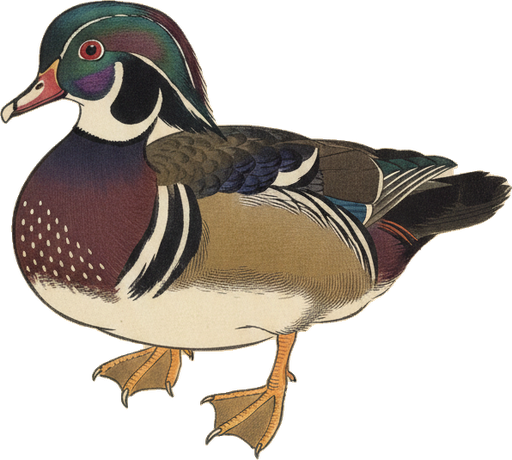
#> input picture services/birdgen/styles/aix-sponsa.png, 512 x 460 px
$ python creamkey.py styles/aix-sponsa.png out.png
#> lines starting #> are read from the running program, lines starting #| are printed output that depends on the picture; after the words box and inside, x2 and y2 are one past the last pixel; in counts of white or black regions, pixels touching at a corner belong together
#!/usr/bin/env python3
"""chromakey — fast deterministic cutout for kachō-e illustrations rendered on a
flat MAGENTA chroma screen (#FF00FF). No 1GB matting model: the bird is painted
on a known flat solid magenta ground (see prompt.template.md), so a single global
colour test + a connected-from-edge fill keys it cleanly — including the pale
birds (gulls, egrets, doves) that the old cream flood-fill used to eat.

Used by the auto-gen pipeline (pregen.py renders on magenta -> chromakey cuts it).
Falls back gracefully: if the result looks wrong (almost-everything or
almost-nothing keyed) the CLI returns a nonzero exit so the caller can reject +
mark the species failed (the QA gate).

Usage:  python3 creamkey.py SRC.png DST.png [--tol 60]
Deps:   Pillow only (stdlib otherwise).
"""
from __future__ import annotations
import argparse
from PIL import Image, ImageDraw, ImageChops, ImageFilter


def _kill_magenta_fringe(out: Image.Image, alpha: Image.Image) -> Image.Image:
    """Decontaminate the semi-transparent edge band: pull R and B down toward G
    so no magenta/purple halo survives on feathered edge pixels. Magenta is
    high-R + high-B + low-G, so clamping R and B to ~G neutralises the tint while
    leaving fully-opaque interior pixels untouched."""
    R, G, B, A = out.split()
    g_plus = G.point(lambda v: v + 20 if v + 20 < 255 else 255)
    clean_R = ImageChops.darker(R, g_plus)   # min(R, G+20)
    clean_B = ImageChops.darker(B, g_plus)   # min(B, G+20)
    band = alpha.point(lambda v: 255 if 0 < v < 255 else 0)
    R = Image.composite(clean_R, R, band)
    B = Image.composite(clean_B, B, band)
    return Image.merge("RGBA", (R, G, B, A))


def chromakey(src: str, dst: str, tol: int = 60) -> float:
    """Key the flat magenta ground out of `src`, write RGBA `dst`.
    Returns the opaque fraction of the (pre-crop) frame, for a QA gate.
    """
#> called with src = 'styles/aix-sponsa.png', dst = 'out.png', tol = 60
    im = Image.open(src).convert("RGB")
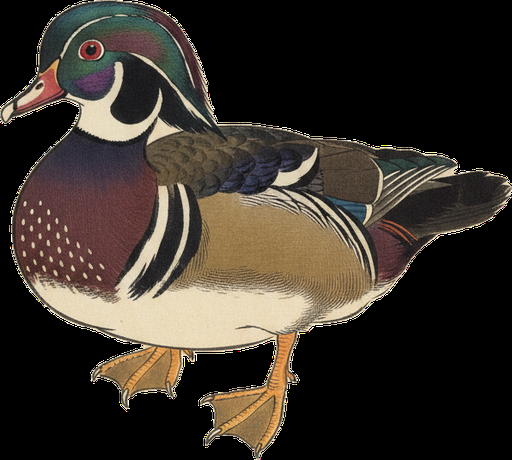
#> im: PIL image 512x460 RGB; mean R, G, B 57.8, 50.2, 42.3
    w, h = im.size
#> w = 512; h = 460
    R, G, B = im.split()
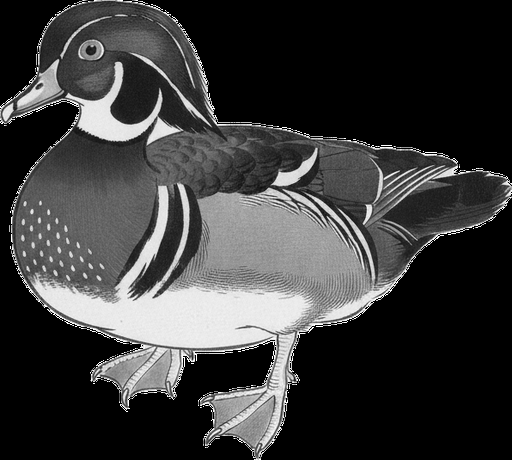
#> R: PIL image 512x460 L; min 0, max 255, mean 57.8
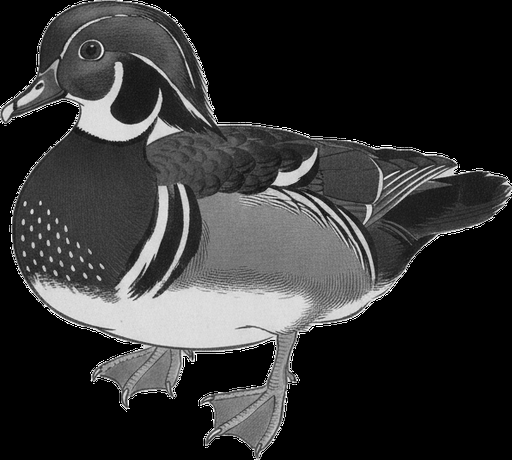
#> G: PIL image 512x460 L; min 0, max 255, mean 50.2
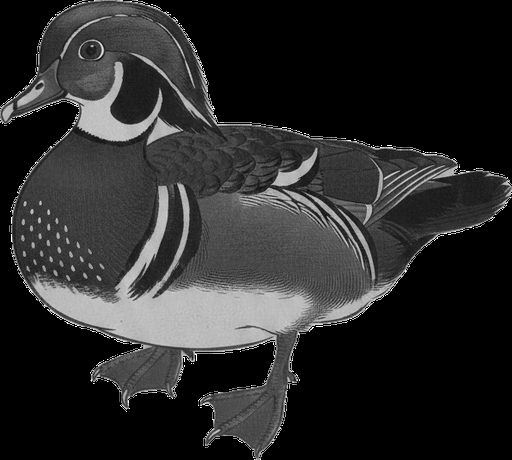
#> B: PIL image 512x460 L; min 0, max 255, mean 42.3
    # Magenta ground = high R, low G, high B. A single global point-op test (no
    # per-pixel Python loop, no tonal gradient for a flood to stall on).
    lo, hi = tol, 255 - tol
    m_R = R.point(lambda v: 255 if v >= hi else 0)
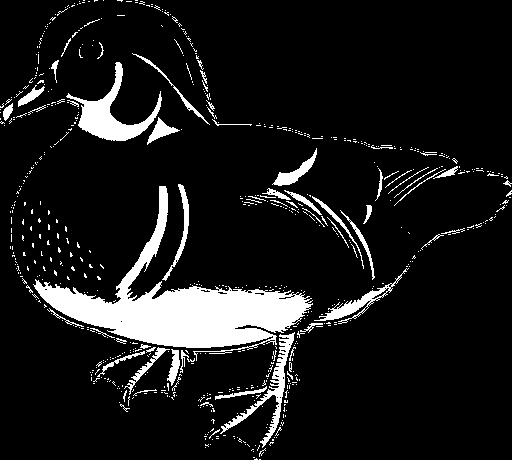
#> m_R: PIL image 512x460 L; 10.2% white; 667 white regions (606 under 20 px), largest, box (x1, y1, x2, y2) and area: (33, 186, 313, 361) 12588, (66, 62, 162, 141) 2127, (220, 332, 295, 448) 1224
    m_G = G.point(lambda v: 255 if v <= lo else 0)
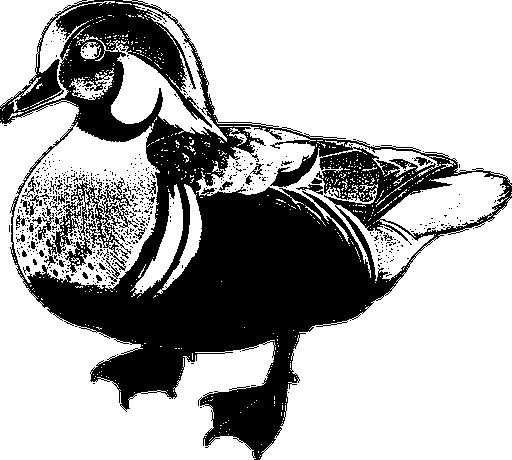
#> m_G: PIL image 512x460 L; 68.4% white; 638 black regions (596 under 20 px), largest, box (x1, y1, x2, y2) and area: (0, 0, 512, 460) 68464, (46, 177, 138, 273) 2461, (38, 206, 54, 240) 160
    m_B = B.point(lambda v: 255 if v >= hi else 0)
#> m_B: PIL image 512x460 L; 0.63% white in thin lines or dots
    key = ImageChops.multiply(ImageChops.multiply(m_R, m_G), m_B)  # 255 = ground
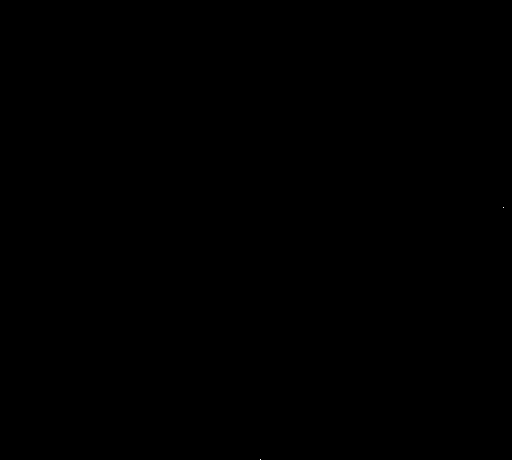
#> key: PIL image 512x460 L; 0% white in thin lines or dots, all inside (x1, y1, x2, y2) = (260, 207, 504, 460)
    # Keep ONLY the ground connected to the frame edge: flood a scratch copy from
    # 8 border seeds so interior magenta specks can never punch holes in the bird.
    scratch = key.copy()
    seeds = [(1, 1), (w - 2, 1), (1, h - 2), (w - 2, h - 2),
             (w // 2, 1), (w // 2, h - 2), (1, h // 2), (w - 2, h // 2)]
    for s in seeds:
        if key.getpixel(s) == 255:
            ImageDraw.floodfill(scratch, s, 128)
    ground = scratch.point(lambda v: 255 if v == 128 else 0)
#> ground: PIL image 512x460 L; every value is 0
    alpha = ImageChops.invert(ground)                     # 255 = bird
#> alpha: PIL image 512x460 L; every value is 255
    opaque_frac = sum(1 for a in alpha.getdata() if a > 10) / float(w * h)
#> opaque_frac = 1
    # Despeckle: drop stray opaque specks, erode the 1px key halo, feather.
    alpha = alpha.filter(ImageFilter.MedianFilter(3))
    alpha = alpha.filter(ImageFilter.MinFilter(3))        # erode 1px -> no halo
    alpha = alpha.filter(ImageFilter.GaussianBlur(0.6))   # feather
    out = im.convert("RGBA")
    out = _kill_magenta_fringe(out, alpha)                # neutralise edge tint
    out.putalpha(alpha)
    bbox = alpha.getbbox()
#> bbox = (0, 0, 512, 460)
    if bbox:
        m = int(0.03 * max(w, h))
#> m = 15
        l, t, r, b = bbox
#> l = 0; t = 0; r = 512; b = 460
        out = out.crop((max(0, l - m), max(0, t - m), min(w, r + m), min(h, b + m)))
    out.save(dst)
    return opaque_frac


# Back-compat alias: app.py does `from creamkey import creamkey`.
creamkey = chromakey


def main() -> int:
    ap = argparse.ArgumentParser()
    ap.add_argument("src")
    ap.add_argument("dst")
    ap.add_argument("--tol", type=int, default=60)
    # QA gate bounds: a real bird occupies a sane slice of the frame. Outside
    # this range the key almost certainly failed (full-frame or near-empty).
    ap.add_argument("--min-frac", type=float, default=0.015)
    ap.add_argument("--max-frac", type=float, default=0.75)
    a = ap.parse_args()
    frac = chromakey(a.src, a.dst, a.tol)
#> frac = 1
    ok = a.min_frac <= frac <= a.max_frac
#> ok = False
    print(f"chromakey {a.dst}: opaque={frac*100:.1f}% -> {'OK' if ok else 'REJECT (QA gate)'}")
#| chromakey out.png: opaque=100.0% -> REJECT (QA gate)
    return 0 if ok else 2


if __name__ == "__main__":
#> (the run stopped early here; a loop or call above may not have finished)

$ run again, on services/birdgen/styles/apus-apus-2.png
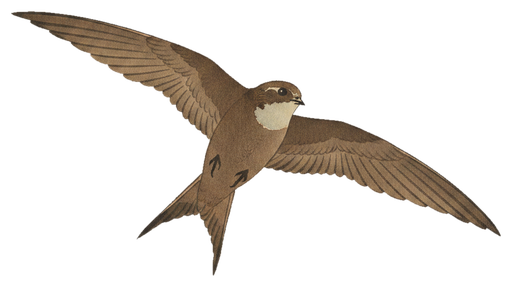
#> input picture services/birdgen/styles/apus-apus-2.png, 512 x 287 px
#> in chromakey, `m_R = R.point(lambda v: 255 if v >= hi else 0)`:
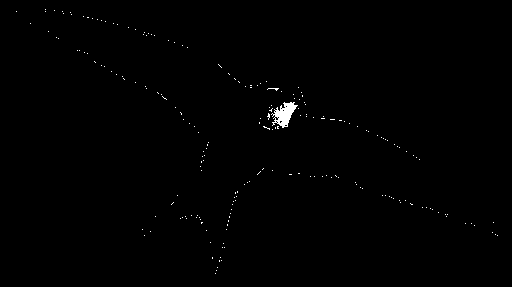
#> m_R: PIL image 512x287 L; 0.44% white; 206 white regions (205 under 20 px), largest, box (x1, y1, x2, y2) and area: (271, 102, 298, 128) 350
#> in chromakey, `m_G = G.point(lambda v: 255 if v <= lo else 0)`:
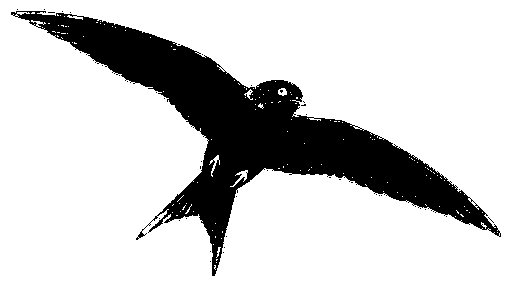
#> m_G: PIL image 512x287 L; 80.2% white; 44 black regions (43 under 20 px), largest, box (x1, y1, x2, y2) and area: (11, 11, 501, 276) 28963
#> m_B: PIL image 512x287 L; 0.08% white in thin lines or dots, all inside (x1, y1, x2, y2) = (48, 14, 498, 274)
#> key: PIL image 512x287 L; every value is 0
#> alpha: PIL image 512x287 L; every value is 255
#> opaque_frac = 1
#> bbox = (0, 0, 512, 287)
#> l = 0; r = 512; b = 287
#> frac = 1
#> ok = False
#| chromakey out.png: opaque=100.0% -> REJECT (QA gate)

$ run again, on services/birdgen/styles/aquila-chrysaetos-2.png
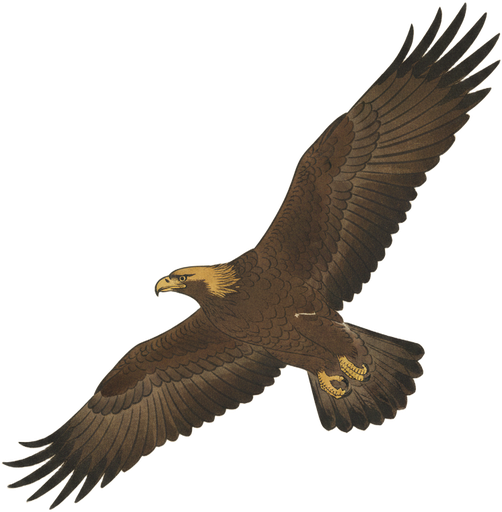
#> input picture services/birdgen/styles/aquila-chrysaetos-2.png, 502 x 512 px
#> in chromakey, `m_R = R.point(lambda v: 255 if v >= hi else 0)`:
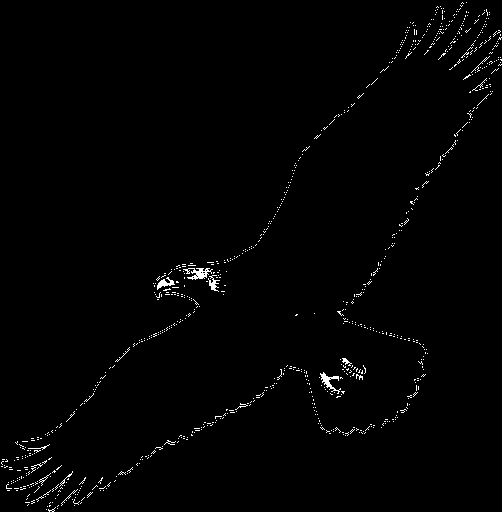
#> m_R: PIL image 502x512 L; 1.1% white in thin lines or dots
#> m_G: PIL image 502x512 L; 82.2% white; 386 black regions (381 under 20 px), largest, box (x1, y1, x2, y2) and area: (1, 2, 502, 512) 44729, (308, 174, 315, 183) 34, (310, 241, 321, 248) 34, (376, 194, 384, 204) 24, (9, 469, 28, 471) 23
#> in chromakey, `m_B = B.point(lambda v: 255 if v >= hi else 0)`:
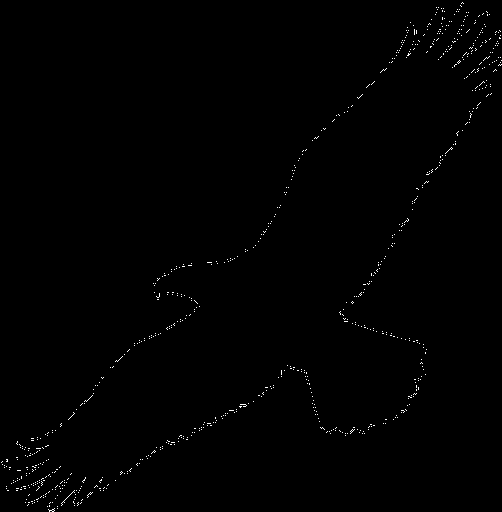
#> m_B: PIL image 502x512 L; 0.5% white in thin lines or dots
#> key: PIL image 502x512 L; 0% white in thin lines or dots, all inside (x1, y1, x2, y2) = (7, 460, 50, 512)
#> ground: PIL image 502x512 L; every value is 0
#> alpha: PIL image 502x512 L; every value is 255
#> opaque_frac = 1
#> bbox = (0, 0, 502, 512)
#> l = 0; r = 502; b = 512
#> frac = 1
#> ok = False
#| chromakey out.png: opaque=100.0% -> REJECT (QA gate)

$ run again, on services/birdgen/styles/ardea-alba.png
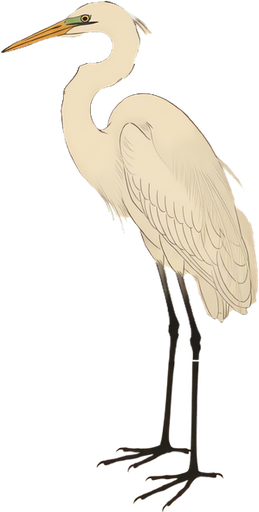
#> input picture services/birdgen/styles/ardea-alba.png, 259 x 512 px
#> m_R: PIL image 259x512 L; 21.3% white; 505 white regions (499 under 20 px), largest, box (x1, y1, x2, y2) and area: (9, 2, 259, 322) 26670, (8, 20, 73, 49) 187, (190, 402, 191, 435) 33, (188, 391, 189, 421) 30, (191, 361, 192, 384) 23, (128, 447, 150, 448) 22
#> m_G: PIL image 259x512 L; 74.9% white; 199 black regions (183 under 20 px), largest, box (x1, y1, x2, y2) and area: (0, 0, 259, 325) 30978, (142, 472, 226, 512) 334, (126, 451, 190, 482) 292
#> in chromakey, `m_B = B.point(lambda v: 255 if v >= hi else 0)`:
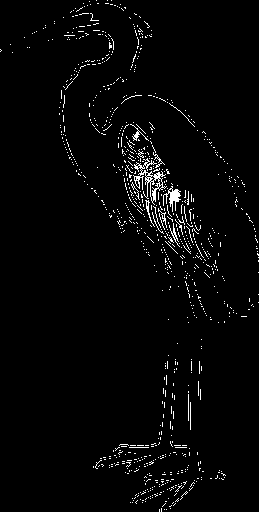
#> m_B: PIL image 259x512 L; 2.6% white in thin lines or dots
#> key: PIL image 259x512 L; 0.01% white in thin lines or dots, all inside (x1, y1, x2, y2) = (68, 61, 232, 291)
#> ground: PIL image 259x512 L; every value is 0
#> alpha: PIL image 259x512 L; every value is 255
#> opaque_frac = 1
#> bbox = (0, 0, 259, 512)
#> l = 0; r = 259; b = 512
#> frac = 1
#> ok = False
#| chromakey out.png: opaque=100.0% -> REJECT (QA gate)
